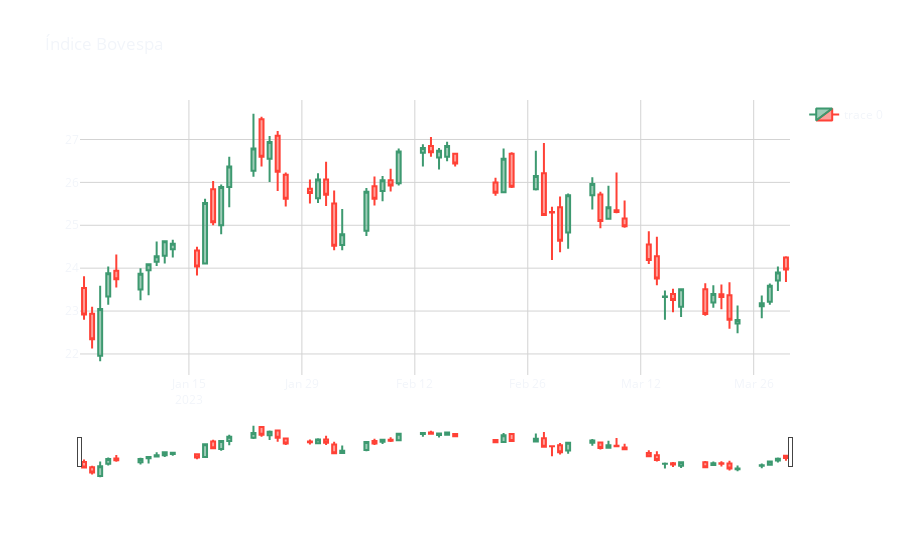

Notebook code cell kept with this figure:
### Code cell
# Monte um gráfico de candlestick para esses dados.
layout = Layout(
    paper_bgcolor='rgba(0,0,0,0)',
    plot_bgcolor='rgba(0,0,0,0)'
)

fig = graph_objects.Figure(data=[graph_objects.Candlestick(x=yf_60.index,
                                                           open=yf_60['Open'],
                                                           high=yf_60['High'],
                                                           low=yf_60['Low'],
                                                           close=yf_60['Close'],
                                                           showlegend=True)],
                           layout_title="Índice Bovespa",
                           layout=layout)

fig.update_xaxes(showgrid=True, gridwidth=1, gridcolor='LightGrey')
fig.update_yaxes(showgrid=True, gridwidth=1, gridcolor='LightGrey')
fig.show()
